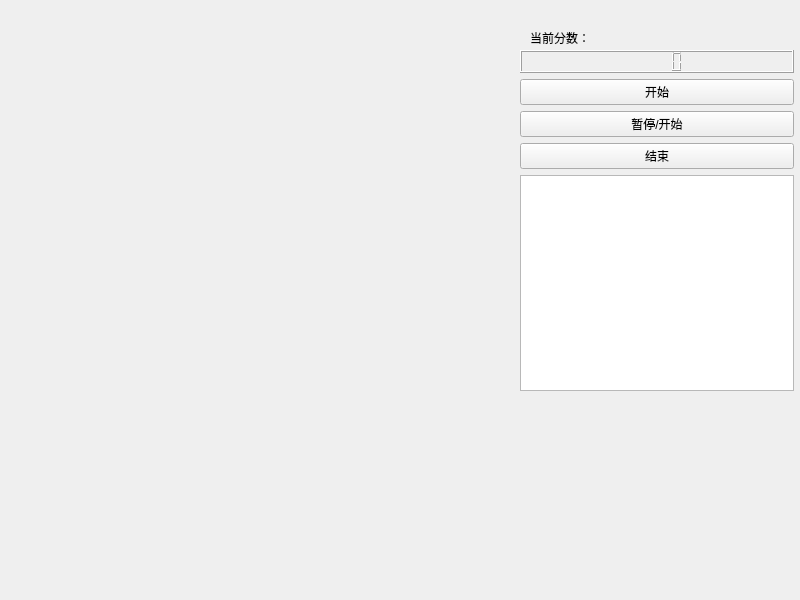
<?xml version="1.0" encoding="UTF-8"?>
<ui version="4.0">
 <class>GameWidget</class>
 <widget class="QWidget" name="GameWidget">
  <property name="geometry">
   <rect>
    <x>0</x>
    <y>0</y>
    <width>800</width>
    <height>600</height>
   </rect>
  </property>
  <property name="windowTitle">
   <string>GameWidget</string>
  </property>
  <widget class="QLabel" name="label">
   <property name="geometry">
    <rect>
     <x>530</x>
     <y>30</y>
     <width>72</width>
     <height>15</height>
    </rect>
   </property>
   <property name="text">
    <string>当前分数：</string>
   </property>
  </widget>
  <widget class="QWidget" name="widget" native="true">
   <property name="geometry">
    <rect>
     <x>520</x>
     <y>50</y>
     <width>274</width>
     <height>341</height>
    </rect>
   </property>
   <layout class="QVBoxLayout" name="verticalLayout">
    <item>
     <widget class="QLCDNumber" name="lcdNumber"/>
    </item>
    <item>
     <widget class="QPushButton" name="start">
      <property name="text">
       <string>开始</string>
      </property>
     </widget>
    </item>
    <item>
     <widget class="QPushButton" name="pause">
      <property name="text">
       <string>暂停/开始</string>
      </property>
     </widget>
    </item>
    <item>
     <widget class="QPushButton" name="over">
      <property name="text">
       <string>结束</string>
      </property>
     </widget>
    </item>
    <item>
     <widget class="QListView" name="listView"/>
    </item>
   </layout>
  </widget>
 </widget>
 <resources/>
 <connections/>
</ui>
